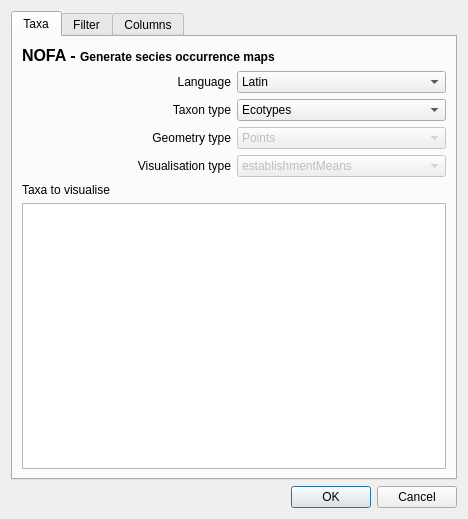
<?xml version="1.0" encoding="UTF-8"?>
<ui version="4.0">
 <class>NOFAVisualisationDialogBase</class>
 <widget class="QDialog" name="NOFAVisualisationDialogBase">
  <property name="geometry">
   <rect>
    <x>0</x>
    <y>0</y>
    <width>468</width>
    <height>519</height>
   </rect>
  </property>
  <property name="windowTitle">
   <string>NOFA Visualisation</string>
  </property>
  <layout class="QGridLayout" name="gridLayout_2">
   <item row="0" column="0">
    <layout class="QVBoxLayout" name="verticalLayout">
     <item>
      <widget class="QTabWidget" name="tabWidget">
       <property name="currentIndex">
        <number>0</number>
       </property>
       <widget class="QWidget" name="Taxa">
        <attribute name="title">
         <string>Taxa</string>
        </attribute>
        <layout class="QGridLayout" name="gridLayout_5">
         <item row="0" column="0">
          <layout class="QGridLayout" name="gridLayout">
           <item row="0" column="0" colspan="4">
            <widget class="QLabel" name="label">
             <property name="text">
              <string>&lt;html&gt;&lt;head/&gt;&lt;body&gt;&lt;p&gt;&lt;span style=&quot; font-size:12pt; font-weight:600;&quot;&gt;NOFA - &lt;/span&gt;&lt;span style=&quot; font-weight:600;&quot;&gt;Generate secies occurrence maps&lt;/span&gt;&lt;/p&gt;&lt;/body&gt;&lt;/html&gt;</string>
             </property>
            </widget>
           </item>
           <item row="4" column="2" colspan="2">
            <widget class="QComboBox" name="visualisation_type">
             <property name="enabled">
              <bool>false</bool>
             </property>
             <item>
              <property name="text">
               <string>establishmentMeans</string>
              </property>
             </item>
             <item>
              <property name="text">
               <string>occurrenceStatus</string>
              </property>
             </item>
             <item>
              <property name="text">
               <string>extiction</string>
              </property>
             </item>
            </widget>
           </item>
           <item row="4" column="0" colspan="2">
            <widget class="QLabel" name="visualisation_label">
             <property name="text">
              <string>Visualisation type</string>
             </property>
             <property name="alignment">
              <set>Qt::AlignRight|Qt::AlignTrailing|Qt::AlignVCenter</set>
             </property>
            </widget>
           </item>
           <item row="3" column="2" colspan="2">
            <widget class="QComboBox" name="geometry_type">
             <property name="enabled">
              <bool>false</bool>
             </property>
             <item>
              <property name="text">
               <string>Points</string>
              </property>
             </item>
            </widget>
           </item>
           <item row="2" column="2" colspan="2">
            <widget class="QComboBox" name="taxon_type">
             <property name="enabled">
              <bool>true</bool>
             </property>
             <property name="editable">
              <bool>false</bool>
             </property>
             <item>
              <property name="text">
               <string>Ecotypes</string>
              </property>
             </item>
             <item>
              <property name="text">
               <string>Species</string>
              </property>
             </item>
            </widget>
           </item>
           <item row="1" column="2" colspan="2">
            <widget class="QComboBox" name="language_type">
             <item>
              <property name="text">
               <string>Latin</string>
              </property>
             </item>
             <item>
              <property name="text">
               <string>English</string>
              </property>
             </item>
             <item>
              <property name="text">
               <string>Finish</string>
              </property>
             </item>
             <item>
              <property name="text">
               <string>Norwegian</string>
              </property>
             </item>
             <item>
              <property name="text">
               <string>Swedish</string>
              </property>
             </item>
            </widget>
           </item>
           <item row="1" column="0" colspan="2">
            <widget class="QLabel" name="language_label">
             <property name="text">
              <string>Language</string>
             </property>
             <property name="alignment">
              <set>Qt::AlignRight|Qt::AlignTrailing|Qt::AlignVCenter</set>
             </property>
            </widget>
           </item>
           <item row="2" column="0" colspan="2">
            <widget class="QLabel" name="taxon_label">
             <property name="text">
              <string>Taxon type</string>
             </property>
             <property name="alignment">
              <set>Qt::AlignRight|Qt::AlignTrailing|Qt::AlignVCenter</set>
             </property>
            </widget>
           </item>
           <item row="3" column="0" colspan="2">
            <widget class="QLabel" name="geometry_label">
             <property name="text">
              <string>Geometry type</string>
             </property>
             <property name="alignment">
              <set>Qt::AlignRight|Qt::AlignTrailing|Qt::AlignVCenter</set>
             </property>
            </widget>
           </item>
           <item row="6" column="0" colspan="4">
            <widget class="QListWidget" name="taxaList">
             <property name="selectionMode">
              <enum>QAbstractItemView::ExtendedSelection</enum>
             </property>
            </widget>
           </item>
           <item row="5" column="0" colspan="4">
            <widget class="QLabel" name="species">
             <property name="text">
              <string>Taxa to visualise</string>
             </property>
            </widget>
           </item>
          </layout>
         </item>
        </layout>
       </widget>
       <widget class="QWidget" name="tab">
        <attribute name="title">
         <string>Filter</string>
        </attribute>
        <layout class="QGridLayout" name="gridLayout_4">
         <item row="0" column="0">
          <layout class="QGridLayout" name="gridLayout_3">
           <item row="1" column="2" rowspan="2">
            <widget class="QListWidget" name="reliability">
             <property name="sizePolicy">
              <sizepolicy hsizetype="MinimumExpanding" vsizetype="Expanding">
               <horstretch>0</horstretch>
               <verstretch>0</verstretch>
              </sizepolicy>
             </property>
             <property name="selectionMode">
              <enum>QAbstractItemView::ExtendedSelection</enum>
             </property>
            </widget>
           </item>
           <item row="0" column="2">
            <widget class="QLabel" name="label_4">
             <property name="text">
              <string>Accepted reliability</string>
             </property>
            </widget>
           </item>
           <item row="0" column="0" colspan="2">
            <widget class="QLabel" name="label_9">
             <property name="text">
              <string>Accepted dates</string>
             </property>
            </widget>
           </item>
           <item row="1" column="0">
            <widget class="QLabel" name="label_2">
             <property name="text">
              <string>start after</string>
             </property>
             <property name="alignment">
              <set>Qt::AlignRight|Qt::AlignTrailing|Qt::AlignVCenter</set>
             </property>
            </widget>
           </item>
           <item row="2" column="0">
            <widget class="QLabel" name="label_3">
             <property name="text">
              <string>end before</string>
             </property>
             <property name="alignment">
              <set>Qt::AlignRight|Qt::AlignTrailing|Qt::AlignVCenter</set>
             </property>
            </widget>
           </item>
           <item row="1" column="1">
            <widget class="QDateEdit" name="after">
             <property name="sizePolicy">
              <sizepolicy hsizetype="Minimum" vsizetype="Fixed">
               <horstretch>0</horstretch>
               <verstretch>0</verstretch>
              </sizepolicy>
             </property>
             <property name="displayFormat">
              <string>yyyy-MM-dd</string>
             </property>
             <property name="calendarPopup">
              <bool>true</bool>
             </property>
            </widget>
           </item>
           <item row="2" column="1">
            <widget class="QDateEdit" name="before">
             <property name="sizePolicy">
              <sizepolicy hsizetype="Minimum" vsizetype="Fixed">
               <horstretch>0</horstretch>
               <verstretch>0</verstretch>
              </sizepolicy>
             </property>
             <property name="displayFormat">
              <string>yyyy-MM-dd</string>
             </property>
             <property name="calendarPopup">
              <bool>true</bool>
             </property>
            </widget>
           </item>
           <item row="5" column="0" colspan="3">
            <widget class="QTreeWidget" name="adminUnits">
             <property name="selectionMode">
              <enum>QAbstractItemView::ExtendedSelection</enum>
             </property>
             <property name="headerHidden">
              <bool>true</bool>
             </property>
             <property name="columnCount">
              <number>1</number>
             </property>
             <attribute name="headerVisible">
              <bool>false</bool>
             </attribute>
             <column>
              <property name="text">
               <string>1</string>
              </property>
             </column>
            </widget>
           </item>
           <item row="3" column="0" colspan="3">
            <widget class="QLabel" name="adminUnits_label_2">
             <property name="text">
              <string>Included administrative units</string>
             </property>
            </widget>
           </item>
           <item row="6" column="0" colspan="3">
            <widget class="QLabel" name="datasets_label">
             <property name="text">
              <string>Included datasets</string>
             </property>
            </widget>
           </item>
           <item row="7" column="0" colspan="3">
            <widget class="QListWidget" name="datasets">
             <property name="selectionMode">
              <enum>QAbstractItemView::ExtendedSelection</enum>
             </property>
            </widget>
           </item>
          </layout>
         </item>
        </layout>
       </widget>
       <widget class="QWidget" name="Columns">
        <attribute name="title">
         <string>Columns</string>
        </attribute>
        <layout class="QGridLayout" name="gridLayout_6">
         <item row="0" column="0">
          <widget class="QLabel" name="columns_label">
           <property name="text">
            <string>Columns to display</string>
           </property>
          </widget>
         </item>
         <item row="1" column="0">
          <widget class="QListWidget" name="columns">
           <property name="selectionMode">
            <enum>QAbstractItemView::ExtendedSelection</enum>
           </property>
          </widget>
         </item>
        </layout>
       </widget>
      </widget>
     </item>
     <item>
      <widget class="QDialogButtonBox" name="button_box">
       <property name="orientation">
        <enum>Qt::Horizontal</enum>
       </property>
       <property name="standardButtons">
        <set>QDialogButtonBox::Cancel|QDialogButtonBox::Ok</set>
       </property>
      </widget>
     </item>
    </layout>
   </item>
  </layout>
 </widget>
 <resources/>
 <connections>
  <connection>
   <sender>button_box</sender>
   <signal>accepted()</signal>
   <receiver>NOFAVisualisationDialogBase</receiver>
   <slot>accept()</slot>
   <hints>
    <hint type="sourcelabel">
     <x>20</x>
     <y>20</y>
    </hint>
    <hint type="destinationlabel">
     <x>20</x>
     <y>20</y>
    </hint>
   </hints>
  </connection>
  <connection>
   <sender>button_box</sender>
   <signal>rejected()</signal>
   <receiver>NOFAVisualisationDialogBase</receiver>
   <slot>reject()</slot>
   <hints>
    <hint type="sourcelabel">
     <x>20</x>
     <y>20</y>
    </hint>
    <hint type="destinationlabel">
     <x>20</x>
     <y>20</y>
    </hint>
   </hints>
  </connection>
 </connections>
</ui>
